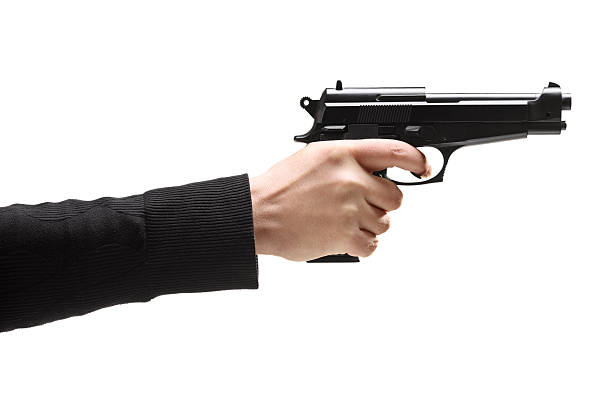
#> input picture gun.jpg, 612 x 408 px
$ python task-5.py
#> lines starting #> are read from the running program, lines starting #| are printed output that depends on the picture; after the words box and inside, x2 and y2 are one past the last pixel; in counts of white or black regions, pixels touching at a corner belong together
import cv2 as cv

image = cv.imread("gun.jpg")
#> image is the input picture: shape (408, 612, 3); mean B, G, R 209.8, 211, 213.8

if image is None:
    raise SystemExit("Bruh. The image wasn’t found. Check the file path.")

cv.rectangle(image, (50, 50), (200, 200), (0, 255, 0), 2)  # green rectangle with thickness 2
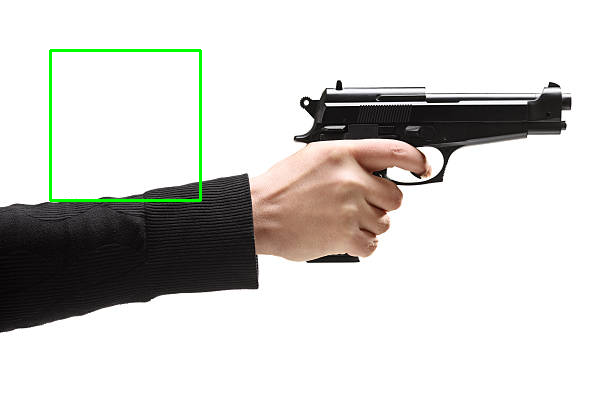
#> image: shape (408, 612, 3); 0.72% of pixels changed, all inside (x1, y1, x2, y2) = (49, 49, 202, 202)

cv.imshow("Rectangle on Image", image)

cv.waitKey(0)
cv.destroyAllWindows()

cv.imwrite("image_with_rectangle.jpg", image)

print("✅ Rectangle drawn and image saved as 'image_with_rectangle.jpg'")
